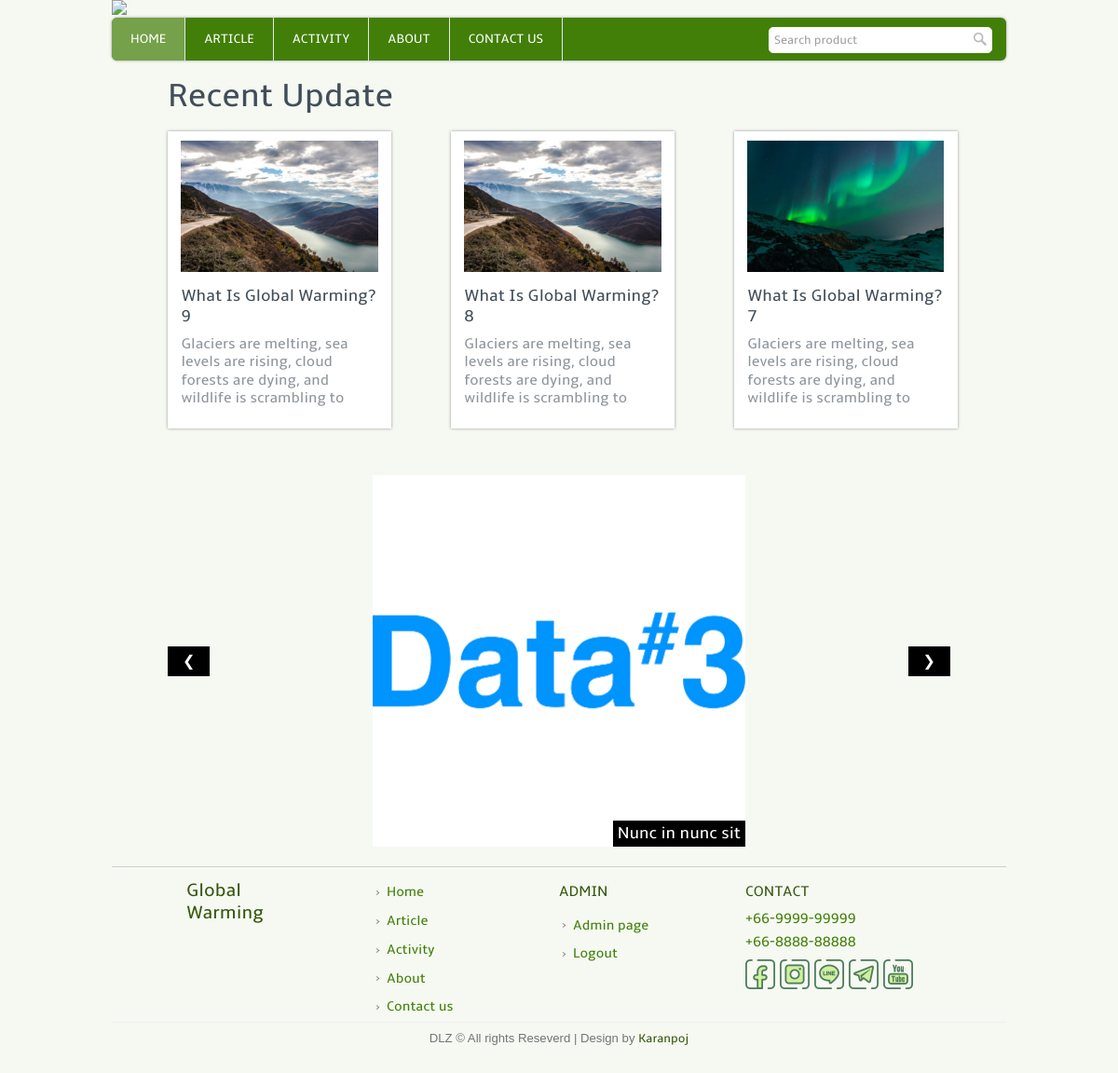
The page / (signed in) on the database its author committed.
### tables this page shows
CREATE TABLE `article` (
  `article_id` int(11) NOT NULL,
  `tag_id` int(11) NOT NULL,
  `article_name` varchar(255) NOT NULL,
  `art_author` varchar(255) NOT NULL,
  `article_time` datetime NOT NULL,
  `article_text` text NOT NULL,
  `article_imgs` text NOT NULL,
  `visitor_art` int(11) NOT NULL DEFAULT '0'
);

CREATE TABLE `activity` (
  `activity_id` int(11) NOT NULL,
  `activity_name` varchar(255) NOT NULL,
  `activity_text` text NOT NULL,
  `activity_imgs` text NOT NULL,
  `activity_date` datetime NOT NULL,
  `activity_locat` varchar(255) NOT NULL,
  `activity_ptime` datetime NOT NULL,
  `visitor_act` int(11) NOT NULL DEFAULT '0'
);

### template.class.php (called while the page is built, shortened)
<?php
    class Template {
        protected $file;
        protected $values = array();
        public function __construct($file) {
            $this->file = $file;
        }
        public function set($key, $value) {
            $this->values[$key] = $value;
        }
        public function output() {
            $output = file_get_contents($this->file);
            foreach ($this->values as $key => $value) {
            	$tagToReplace = "[@$key]";
            	$output = str_replace($tagToReplace, $value, $output);
            }
            return $output;
        }
    }
?>

### index.php (the view, shortened to what this page needs)
<?php
	require_once('connect.php');
	include("template.class.php");
	if(!isset($_SESSION['adminname']))
	{
		$user_login = false;
		$layout_header = new Template("layout_header.tpl");
		$layout_footer = new Template("layout_footer.tpl");
	}
	else{
		$layout_header = new Template("layout_header.tpl");
		$layout_footer = new Template("layout_footer_admin.tpl");
	}
	$layout_header->set('menu_home','class="active"');
	$layout_header->set('title','Global warming website');
	echo $layout_header->output();
?>
	<div class="full_page">
		<div class="recent_update">
			<h3>Recent Update</h3>
<?php
			$q = "select * from article order by article_time desc limit 3";
			$result = $mysqli -> query($q);
			while ($row=$result->fetch_array()) {
?>
			<a href="article_read.php?art=<?php echo $row['article_id']; ?>" target='_blank'>
				<div class="post_box">
					<h6><img src="img/article/<?php $arr = explode("?#",$row['article_imgs']);echo $arr[0]; ?>"></h6>
					<h4><?php echo $row['article_name']; ?></h4>
					<p><?php echo $row['article_text']; ?></p>
				</div>
			</a>
<?php
			}
?>
		</div>
<?php
			$q = "select * from activity order by activity_ptime desc limit 4";
			$result = $mysqli -> query($q);
?>
		<div class="w3-content w3-display-container" style="width: 87.5%;height: 400px !important;overflow: hidden;display:flex;justify-content: center;align-items: center;">
<?php
			while ($row=$result->fetch_array()) {
?>
			<a href="activity_read.php?art=<?php echo $row['activity_id']; ?>" target='_blank'><div class="w3-display-container mySlides" style="text-align: center;">
				<img src="img/activity/<?php $arr = explode("?#",$row['activity_imgs']);echo $arr[0]; ?>">
				<div class="w3-display-bottomright w3-large w3-container w3-black" style="padding: 5px;">
					<?php echo $row['activity_name']; ?>
				</div>
			</div></a>
<?php
			}
?>
			<button class="w3-button w3-display-left w3-black" onclick="plusDivs(-1)">&#10094;</button>
			<button class="w3-button w3-display-right w3-black" onclick="plusDivs(1)">&#10095;</button>
		</div>
	</div>
<?php
	echo $layout_footer->output();
?>

### css/w3.css (style rules this page uses)
*,*:before,*:after { box-sizing:inherit }
html { -ms-text-size-adjust:100%;-webkit-text-size-adjust:100% }
body { margin:0 }
a { background-color:transparent;-webkit-text-decoration-skip:objects }
img { border-style:none }
button,input,select,textarea { font:inherit;margin:0 }
button,input { overflow:visible }
button,select { text-transform:none }
button,html [type=button],[type=reset],[type=submit] { -webkit-appearance:button }
html,body { font-family:Verdana,sans-serif;font-size:15px;line-height:1.5 }
html { overflow-x:hidden }
h2 { font-size:30px }
h3 { font-size:24px }
h4 { font-size:20px }
h6 { font-size:16px }
h1,h2,h3,h4,h5,h6 { font-family:"Segoe UI",Arial,sans-serif;font-weight:400;margin:10px 0 }
img { margin-bottom:-5px }
a { color:inherit }
.w3-btn,.w3-button { border:none;display:inline-block;outline:0;padding:8px 16px;vertical-align:middle;overflow:hidden;text-decoration:none;color:inherit;background-color:inherit;text-align:center;cursor:pointer;white-space:nowrap }
.w3-btn,.w3-button { -webkit-touch-callout:none;-webkit-user-select:none;-khtml-user-select:none;-moz-user-select:none;-ms-user-select:none;user-select:none }
.w3-tooltip,.w3-display-container { position:relative }
.w3-container:after,.w3-container:before,.w3-panel:after,.w3-panel:before,.w3-row:after,.w3-row:before,.w3-row-padding:after,.w3-row-padding:before, .w3-cell-row:before,.w3-cell-row:after,.w3-clear:after,.w3-clear:before,.w3-bar:before,.w3-bar:after { content:"";display:table;clear:both }
.w3-content { margin:auto }
.w3-display-bottomright { position:absolute;right:0;bottom:3px }
.w3-display-left { position:absolute;top:50%;left:0%;transform:translate(0%,-50%);-ms-transform:translate(-0%,-50%) }
.w3-display-right { position:absolute;top:50%;right:0%;transform:translate(0%,-50%);-ms-transform:translate(0%,-50%) }
.w3-container,.w3-panel { padding:0.01em 16px }
.w3-large { font-size:18px!important }
.w3-black,.w3-hover-black:hover { color:#fff!important;background-color:#000!important }

### rows shown on the page
article: article_name "What Is Global Warming? 9", article_text "Glaciers are melting, sea levels are rising, cloud forests are dying, and wildlife is scrambling to…"
article: article_name "What Is Global Warming? 8", article_text "Glaciers are melting, sea levels are rising, cloud forests are dying, and wildlife is scrambling to…"
article: shows a picture, article_name "What Is Global Warming? 7", article_text "Glaciers are melting, sea levels are rising, cloud forests are dying, and wildlife is scrambling to…"
activity: activity_name "Nunc in nunc sit"

### other values the page prints
$layout_footer->output() "Global Warming Home Article Activity About Contact us ADMIN Admin page Logout CONTACT +66-9999-99999 +66-8888-88888 DLZ © All rights Reseverd | Design by Karanpoj"
